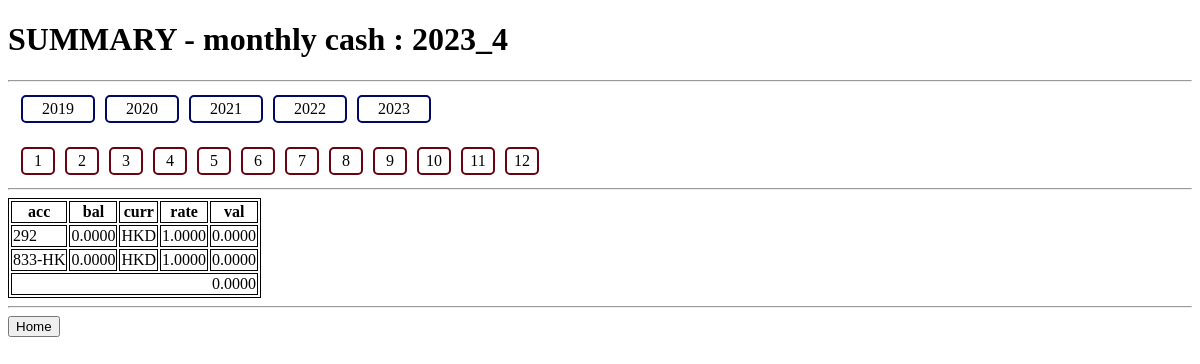
The app's page /dashboard/monthly_cash/, older data.
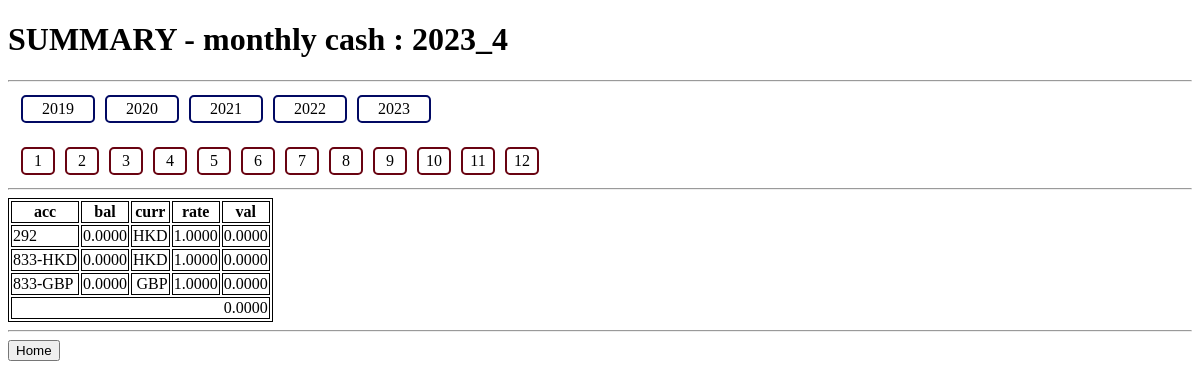
The same page, newer data.
### accounts/models.py (models this page shows, shortened)
class Account(models.Model):
  location  = models.CharField(max_length=255)
  name      = models.CharField(max_length=255)
  provider  = models.CharField(max_length=255)
  curr      = models.CharField(max_length=255, default="HKD")
  remark    = models.CharField(max_length=255, null=True, default=None, blank=True)

### dashboard/views.py (the view)
# urls.py: path('monthly_cash/', views.monthly_cash, name='monthly_cash'),
def monthly_cash(request, yr=date.today().year, mo=date.today().month):
  accounts = Account.objects.all().values()
  rec_cash = []
  rec_rate = []
  vals = []
  d = date_range(yr, mo)
  for ac in accounts:
      bal = CashRecord.objects.filter(account=ac['id']).filter(date__range=(d[0], d[1])).order_by('-date').values()
      if bal:
        bal = bal[0]['balance']
      else:
        bal = 0
      rate = CurrencyRecord.objects.filter(curr=ac['curr']).filter(date__range=(d[0], d[1])).order_by('-date').values()
      if rate:
        rate = rate[0]['rate']
      else:
        rate = 1
      rec_cash.append(bal)
      rec_rate.append(rate)
      vals.append(bal * rate)
  data = zip(accounts, rec_cash, rec_rate, vals)
  context = {
    'yr':yr,
    'mo':mo,
    'data': data,
    'sum':sum(vals)
  }
  return render(request, 'monthly_cash.html', context)

### dashboard/views.py (called while the page is built)
def date_range(yr, mo):
  last_d = calendar.monthrange(yr, mo)[1]
  return date(yr, mo, 1), date(yr, mo, last_d)

### dashboard/templates/monthly_cash.html (shortened to what this page needs)
{% extends "base.html" %}
{% block header %}
  SUMMARY - monthly cash : {{yr}}_{{mo}}
{% endblock %}
{% block content %}
  {% load humanize %}
  <div style="margin:10px">
    <div>
      {% for i in 'abcde'|make_list %}
      <span class="date_select yr unselectable" data="{{ forloop.counter|add:"2018" }}" id="yr_{{forloop.counter|add:"2018"}}">{{ forloop.counter|add:"2018"}}</span>
      {% endfor %}
    </div>
    <br>
    <div>
    {% for i in 'abcdefghijkl'|make_list %}
    <span class="date_select mo unselectable" data="{{ forloop.counter }}" id="mo_{{forloop.counter}}">{{ forloop.counter}}</span>
    {% endfor %}
    </div>
  </div>
  <hr>
  <table>
    <tr>
      <th>acc</th>
      <th>bal</th>
      <th>curr</th>
      <th>rate</th>
      <th>val</th>
    </tr>
  {% for acc,bal,rate,val in data %}
    <tr>
      <td><span style="">{{ acc.name }}</span></td>
      <td><span style="float:right">{{ bal|floatformat:4|intcomma }}</span></td>
      <td><span style="float:right">{{ acc.curr}}</span></td>
      <td><span style="float:right">{{ rate|floatformat:4 }}</span></td>
      <td><span style="float:right">{{ val|floatformat:4|intcomma  }}</span></td>
    </tr>
  {% empty %}
    <tr>
        <td colspan="5">No data is available.</td>
    </tr>
  {% endfor %}
  <tr>
    <td colspan="5"><span style="float:right">{{ sum|floatformat:4|intcomma }}</span></td>
  </tr>
  </table>
{% endblock %}
{% block actions %}
    <a href="{% url 'dashboard:home' %}"><button>Home</button></a>
{% endblock%}

Row changes from the older to the newer data that the page shows:
changed Account: name "833-HK" → "833-HKD"
added Account: name "833-GBP", bal "0.0000", curr "GBP", rate "1.0000", val "0.0000"
